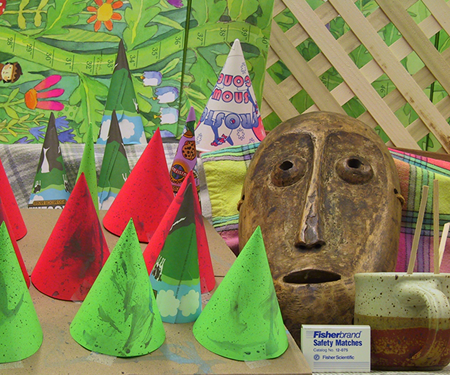
#> input picture sistemi_digitali/esercizi/coni/cones0.png, 450 x 375 px
$ jupyter execute stereo.ipynb
#> lines starting #> are read from the running program, lines starting #| are printed output that depends on the picture
# Solution

[cell 1]
import cv2
import time
import numpy as np
import matplotlib.pyplot as plt

left = cv2.imread('cones0.png', cv2.IMREAD_GRAYSCALE)
#> left: shape (375, 450); min 0, max 235, mean 125
right = cv2.imread('cones1.png', cv2.IMREAD_GRAYSCALE)
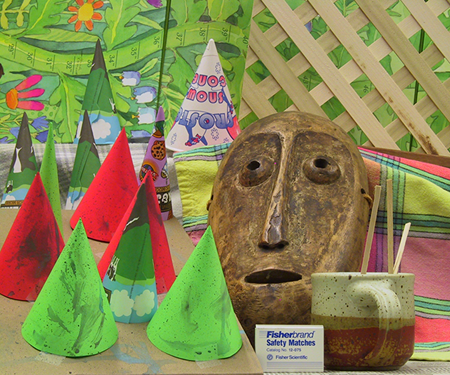
#> input picture sistemi_digitali/esercizi/coni/cones1.png, 450 x 375 px
#> right: shape (375, 450); min 0, max 243, mean 128.4
h, w = left.shape
#> h = 375; w = 450
block_size = 7
dmax = 64

bm = cv2.StereoBM_create(dmax, block_size)
start = time.time()
disp = bm.compute(left,right)
print("Time required: %.2f sec"%(time.time()-start))
plt.imshow(disp, cmap='jet')

[cell 2]
volume = np.full((h,w,dmax), 1000)
right_pad = np.pad(right, ((0,0), (dmax,0)), 'constant')
print(right_pad)
#> (printed output is left out)
start = time.time()
for i in range(dmax):
    volume[:,:,i] = np.abs(left[:,:]-right_pad[:,dmax-i:dmax-i+w])
disp = np.argmax(volume, axis=2)
print("Time required: %.2f sec"%(time.time()-start))

plt.imshow(disp, cmap='jet')

[cell 3]
volume = np.full((h,w,dmax), 1000)
right_pad = np.pad(right, ((0,0), (dmax,0)), 'constant')

start = time.time()
for i in range(dmax):
    volume[:,:,i] = cv2.blur( np.abs(left[:,:]-right_pad[:,dmax-i:dmax-i+w]), (7,7))
disp = np.argmax(volume, axis=2)
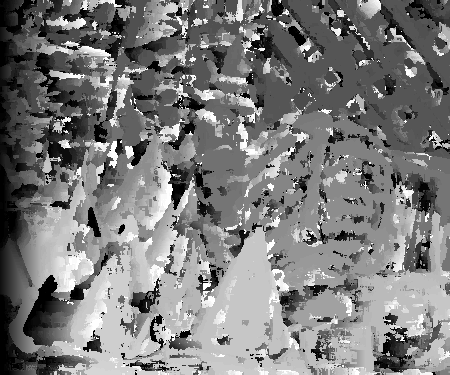
#> disp: shape (375, 450) int64; min 0, max 63, mean 30.7; drawn with min black and max white
print("Time required: %.2f sec"%(time.time()-start))

plt.imshow(disp, cmap='jet')

[cell 4]
start = time.time()

# CENSUS TRANSFORM - LEFT IMAGE
#Initialize output array
left_pad = np.pad(left, ((1,1),(1,1)), 'constant')
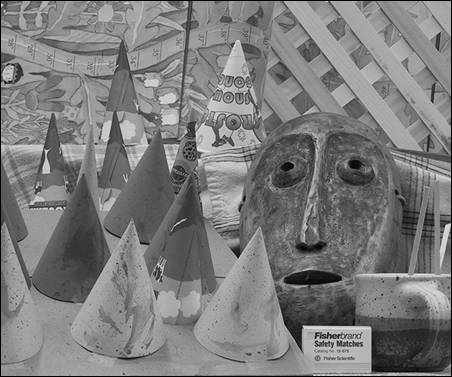
#> left_pad: shape (377, 452); min 0, max 235, mean 123.8
left_census = np.zeros((h, w), dtype='uint8')
#offsets of non-central pixels
offsets = [(u, v) for v in range(3) for u in range(3) if not u == 1 == v]
#Do the pixel comparisons
for u,v in offsets:
    left_census = (left_census << 1) | (left_pad[v:v+h, u:u+w] >= left)
#> this loop made 8 passes
#> pass 1, `left_census = (left_census << 1) | (left_pad[v:v+h, u:u+w] >= left)`:
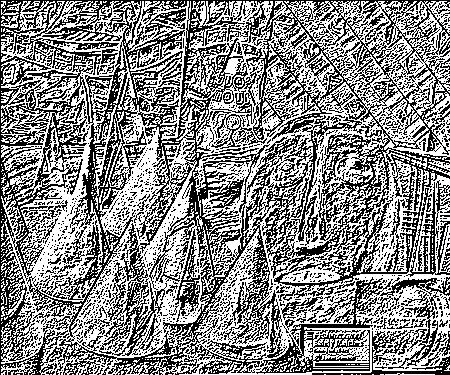
#> left_census: shape (375, 450); values 0 (black) and 1 (white), 53.5% white; black in thin lines or dots
#> after the loop:
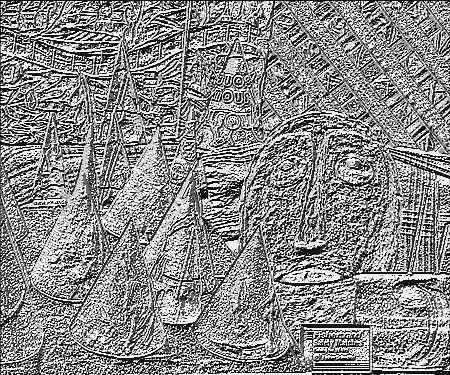
#> left_census: shape (375, 450); min 0, max 255, mean 136.7
left_census_arr = np.reshape(np.unpackbits(left_census), (h,w,8))
plt.imshow(left_census)

# CENSUS TRANSFORM - RIGHT IMAGE
#Initialize output array
right_pad = np.pad(right, ((1,1),(1,1)), 'constant')
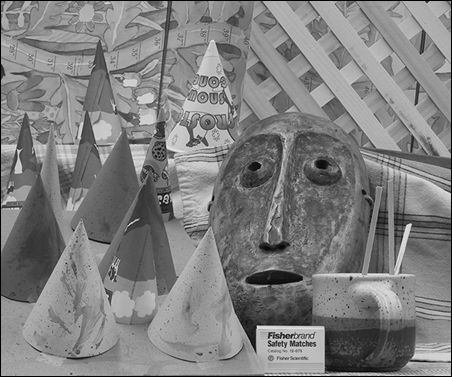
#> right_pad: shape (377, 452); min 0, max 243, mean 127.1
right_census = np.zeros((h, w), dtype='uint8')
#offsets of non-central pixels
offsets = [(u, v) for v in range(3) for u in range(3) if not u == 1 == v]
#Do the pixel comparisons
for u,v in offsets:
    right_census = (right_census << 1) | (right_pad[v:v+h, u:u+w] >= right)
#> this loop made 8 passes
#> pass 1, `right_census = (right_census << 1) | (right_pad[v:v+h, u:u+w] >= right)`:
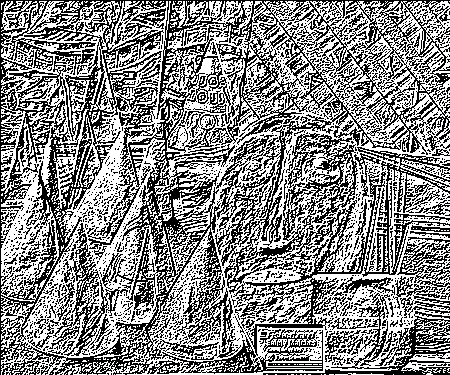
#> right_census: shape (375, 450); values 0 (black) and 1 (white), 53.5% white; black in thin lines or dots
#> after the loop:
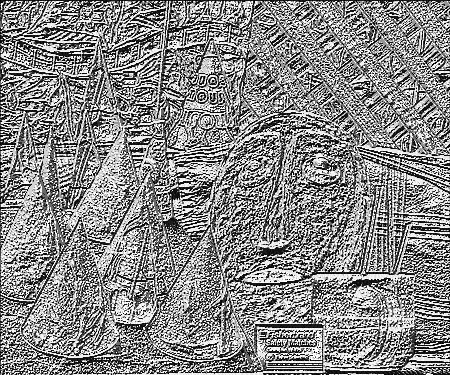
#> right_census: shape (375, 450); min 0, max 255, mean 136.4
right_census_pad = np.pad(right_census, ((0,0), (dmax,0)), 'constant')
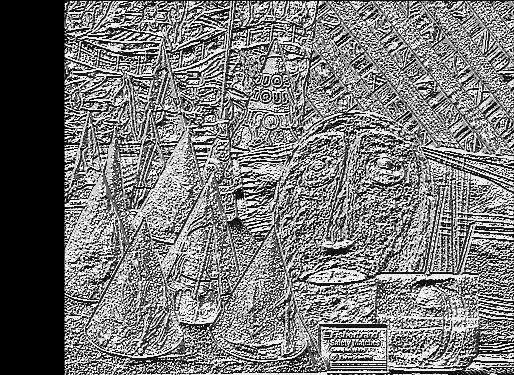
#> right_census_pad: shape (375, 514); min 0, max 255, mean 119.4
right_census_arr = np.reshape(np.unpackbits(right_census_pad), (h,w+dmax,8))

volume = np.full((h,w,dmax), 1000)
for i in range(dmax):
    volume[:,:,i] = cv2.blur( (1- np.bitwise_xor(left_census_arr[:,:], right_census_arr[:,dmax-i:dmax-i+w]) ).sum(-1), (7,7) )

disp = np.argmax(volume, axis=2)
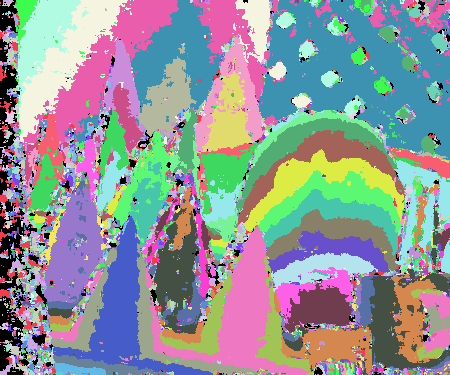
#> disp: shape (375, 450) int64; 64 distinct labels, from 0 to 63; one colour per label, 0 black
print("Time required: %.2f sec"%(time.time()-start))
plt.imshow(disp, cmap='jet')
